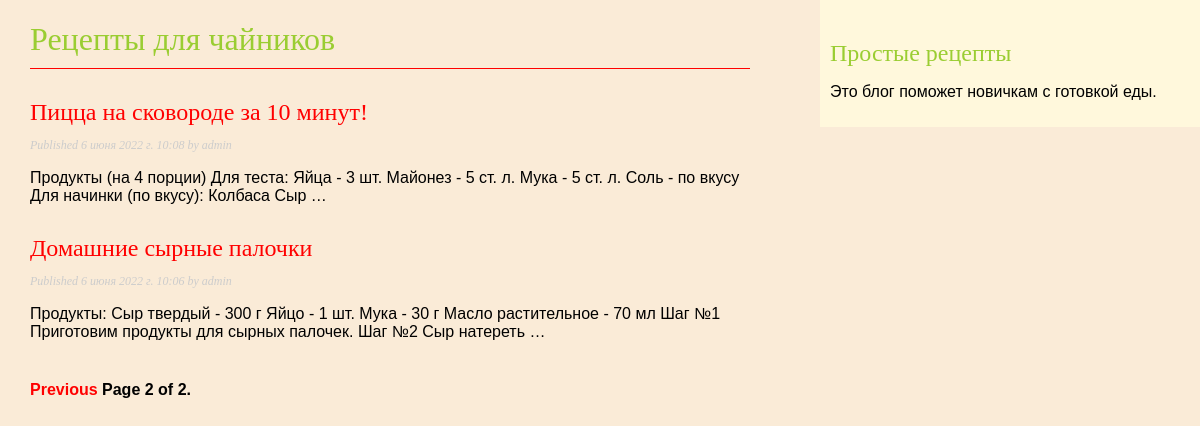
Screenshot of /blog/?page=2 with the database file from the repository.
### blog/models.py (models this page shows, shortened)
class Post(models.Model):
    class Status(models.TextChoices):
        DRAFT = 'DF', 'Draft'
        PUBLISHED = 'PB', 'Published'
    title = models.CharField(max_length=250)
    slug = models.SlugField(max_length=250,
                            unique_for_date='publish')
    author = models.ForeignKey(User,
                               on_delete=models.CASCADE,
                               related_name='blog_posts')
    body = models.TextField()
    publish = models.DateTimeField(default=timezone.now)
    created = models.DateTimeField(auto_now_add=True)
    updated = models.DateTimeField(auto_now=True)
    status = models.CharField(max_length=2,
                              choices=Status.choices,
                              default=Status.DRAFT)
    objects = models.Manager() # The default manager.
    published = PublishedManager() # Our custom manager.
    class Meta:
        ordering = ['-publish']
        indexes = [
            models.Index(fields=['-publish']),
        ]
    def get_absolute_url(self):
        return reverse('blog:post_detail',
                       args=[self.publish.year,
                             self.publish.month,
                             self.publish.day,
                             self.slug])

### blog/views.py (the view)
# urls.py: path('', views.PostListView.as_view(), name='post_list'),
class PostListView(ListView):
    queryset = Post.published.all()
    context_object_name = 'posts'
    paginate_by = 3
    template_name = 'blog/post/list.html'

### blog/templates/blog/post/list.html (shortened to what this page needs)
{% extends "blog/base.html" %}
{% block content %}
  <h1>Рецепты для чайников</h1>
  {% for post in posts %}
    <h2>
      <a href="{{ post.get_absolute_url }}">
        {{ post.title }}
      </a>
    </h2>
    <p class="date">
      Published {{ post.publish }} by {{ post.author }}
    </p>
    {{ post.body|truncatewords:30|linebreaks }}
  {% endfor %}
  {% include "pagination.html" with page=page_obj %}
{% endblock %}

### blog/static/css/blog.css (style rules this page uses)
body { margin:0; padding:0; font-family:helvetica, sans-serif; background-color: antiquewhite; }
a { color: red; text-decoration:none; }
h1 { color: yellowgreen; font-family : Comic Sans MS, Comic Sans, cursive; font-weight:normal; border-bottom:1px solid red; padding:0 0 10px 0; }
h2 { color: yellowgreen; font-family : Comic Sans MS, Comic Sans, cursive; font-weight:normal; margin:30px 0 0; }
p.date { color:#ccc; font-family: georgia, serif; font-size: 12px; font-style: italic; }

### rows the page displays
Post: title "Пицца на сковороде за 10 минут!", publish "6 июня 2022 г. 10:08", author "admin", body "Продукты (на 4 порции) Для теста: Яйца - 3 шт. Майонез - 5 ст. л. Мука - 5 ст. л. Соль - по вкусу Для начинки (по вкусу): Колбаса Сыр …"
Post: title "Домашние сырные палочки", publish "6 июня 2022 г. 10:06", author "admin", body "Продукты: Сыр твердый - 300 г Яйцо - 1 шт. Мука - 30 г Масло растительное - 70 мл Шаг №1 Приготовим продукты для сырных палочек. Шаг №2 Сыр натереть …"

### other values shown
{{ page.number }} "2"
{{ page.paginator.num_pages }} "2"
